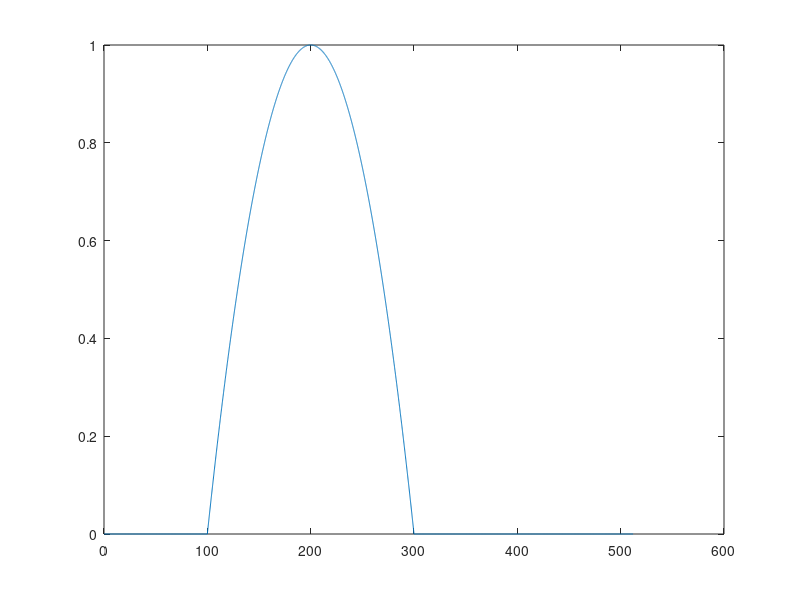
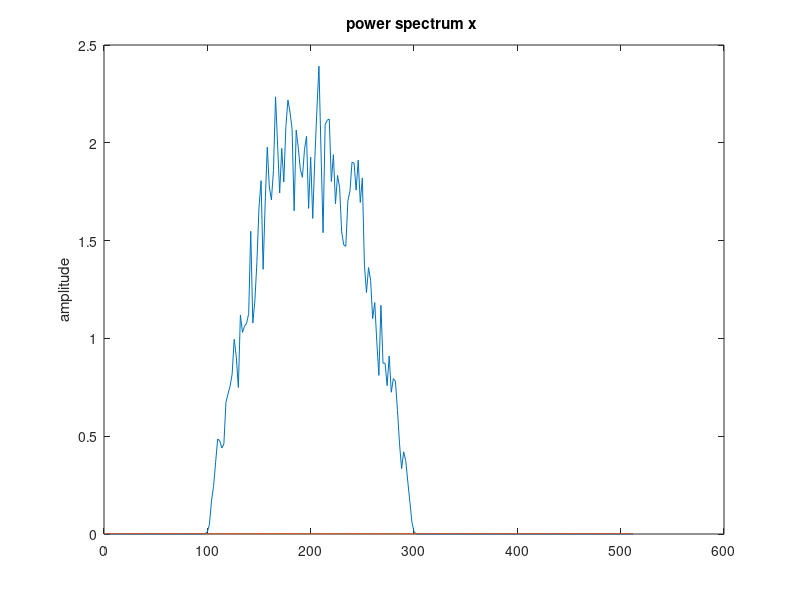
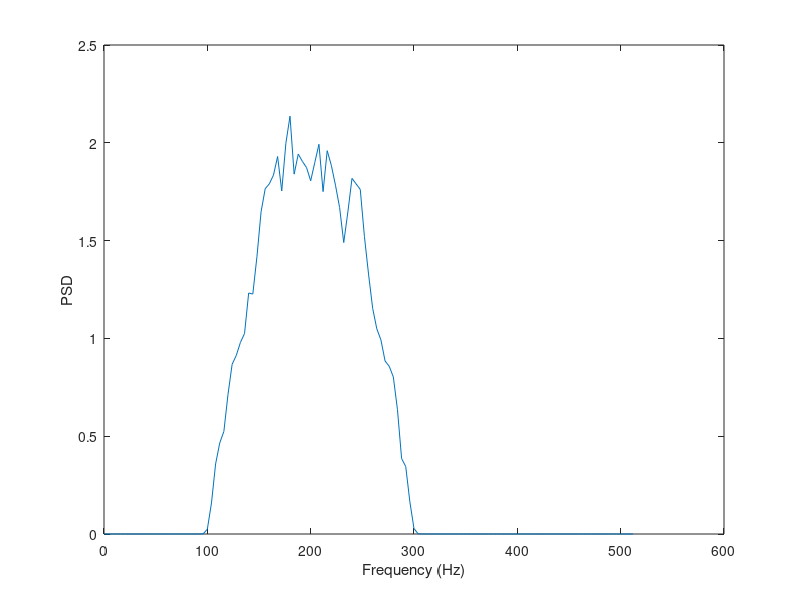
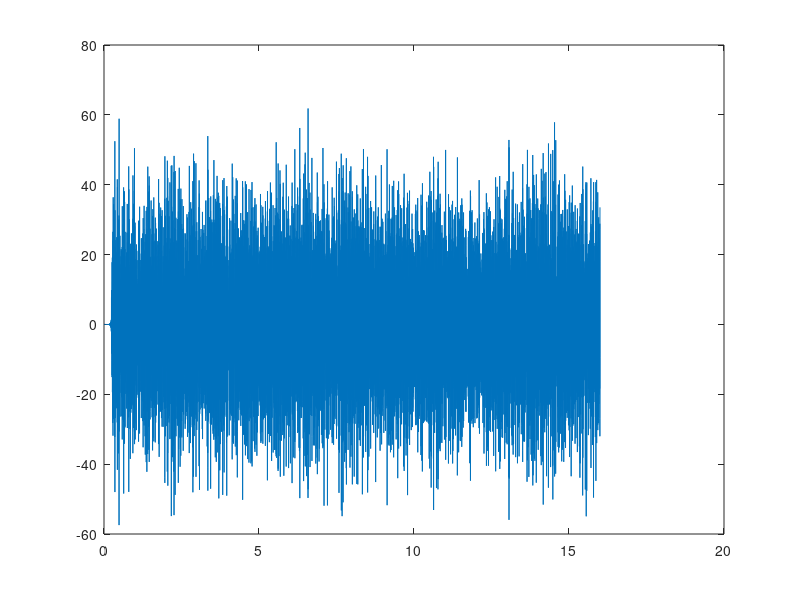

Write MATLAB code to recreate these figures, in order.
%% Demo for colored Gaussian noise generation
%Sampling frequency for noise realization
sampFreq = 1024; %Hz
%Number of samples to generate
nSamples = 16384;
%Time samples
timeVec = (0:(nSamples-1))/sampFreq;

%Target PSD given by the inline function handle
targetPSD = @(f) (f>=100 & f<=300).*(f-100).*(300-f)/10000;

%Plot PSD
freqVec = 0:0.1:512;
psdVec = targetPSD(freqVec);
plot(freqVec,psdVec);

%%
% Design FIR filter with T(f)= square root of target PSD
sqrtPSD = sqrt(psdVec);
fltrOrdr = 500;
b = fir2(fltrOrdr,freqVec/(sampFreq/2),sqrt(psdVec));

%%
% Generate a WGN realization and pass it through the designed filter
% (Comment out the line below if new realizations of WGN are needed in each run of this script)
rng('default'); 
inNoise = randn(1,nSamples);
outNoise = sqrt(sampFreq)*fftfilt(b,inNoise);%where I made my change

%%
% Estimate the PSD
figure;
pwelch(outNoise, 512,[],[],sampFreq);
hold on;
pwelch(inNoise, 512, [], [], sampFreq);
%Pwelch plots in dB (= 10*log10(x)); plot on a linear scale
[pxx,f]=pwelch(outNoise, 256,[],[],sampFreq);
figure;
plot(f,pxx);
xlabel('Frequency (Hz)');
ylabel('PSD');
% Plot the colored noise realization
figure;
plot(timeVec,outNoise);

inStd=std(inNoise);
outStd=std(outNoise);
